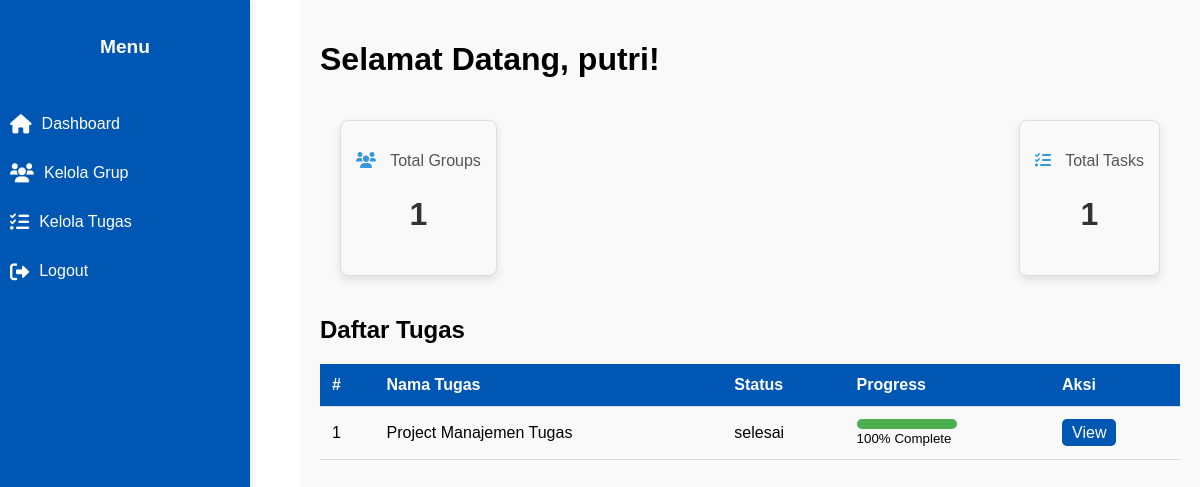
The page /index.php (signed in) on the database its author committed.
### tables this page shows
CREATE TABLE `tasks` (
  `task_id` int(11) NOT NULL,
  `group_id` int(11) NOT NULL,
  `nama` varchar(255) DEFAULT NULL,
  `mata_kuliah` int(11) DEFAULT NULL,
  `deskripsi` text DEFAULT NULL,
  `tanggal_jatuh_tempo` date DEFAULT NULL,
  `nilai` int(11) DEFAULT NULL,
  `komentar` text DEFAULT NULL,
  `status` enum('sedang proses','selesai','dimulai') DEFAULT 'dimulai',
  `file_path` varchar(255) DEFAULT NULL
);

### index.php (the view, shortened to what this page needs)
<?php
require 'db.php';
$stmt = $pdo->prepare("SELECT COUNT(*) AS total_groups FROM Groups g
                        INNER JOIN Group_Members gm ON g.group_id = gm.group_id
                        WHERE gm.user_id = ?");
$stmt->execute([$_SESSION['user_id']]);
$total_groups = $stmt->fetch(PDO::FETCH_ASSOC)['total_groups'];
$stmt = $pdo->prepare("SELECT COUNT(*) AS total_tasks FROM tasks t
                        INNER JOIN Groups g ON t.group_id = g.group_id
                        INNER JOIN Group_Members gm ON g.group_id = gm.group_id
                        WHERE gm.user_id = ?");
$stmt->execute([$_SESSION['user_id']]);
$total_tasks = $stmt->fetch(PDO::FETCH_ASSOC)['total_tasks'];
$stmt = $pdo->prepare("SELECT t.task_id, t.nama AS task_nama, t.deskripsi, t.tanggal_jatuh_tempo, t.status, g.nama AS group_nama
                       FROM tasks t
                       INNER JOIN Groups g ON t.group_id = g.group_id
                       INNER JOIN Group_Members gm ON g.group_id = gm.group_id
                       WHERE gm.user_id = ?");
$stmt->execute([$_SESSION['user_id']]);
$tasks = $stmt->fetchAll(PDO::FETCH_ASSOC);
for ($i = 0; $i < count($tasks); $i++) {
    $stmt = $pdo->prepare("SELECT COUNT(*) AS total_members,
                                     SUM(CASE WHEN gm.status = 'selesai' THEN 1 ELSE 0 END) AS completed_members
                          FROM Group_Members gm
                          WHERE gm.group_id = (SELECT group_id FROM Tasks WHERE task_id = ?)");
    $stmt->execute([$tasks[$i]['task_id']]);
    $member_data = $stmt->fetch(PDO::FETCH_ASSOC);
    if ($member_data['total_members'] > 0) {
        $progress = ($member_data['completed_members'] / $member_data['total_members']) * 100;
    } else {
        $progress = 0;
    }
    $tasks[$i]['progress'] = round($progress);
}
?>
<!DOCTYPE html>
<html lang="en">
    <head>
        <link rel="stylesheet" href="assets/styles.css">
        <link href="https://cdnjs.cloudflare.com/ajax/libs/font-awesome/6.0.0-beta3/css/all.min.css" rel="stylesheet">
    </head>
    <body>
        <div class="sidebar">
            <h2>Menu</h2>
            <ul>
                <li><a href="index.php"><i class="fas fa-home"></i><span>Dashboard</span></a></li>
                <li><a href="groups.php"><i class="fas fa-users"></i><span>Kelola Grup</span></a></li>
                <li><a href="tasks.php"><i class="fas fa-tasks"></i><span>Kelola Tugas</span></a></li>
                <li><a href="#" id="logoutBtn"><i class="fas fa-sign-out-alt"></i><span>Logout</span></a></li>
            </ul>
        </div>
        <div class="main-content">
            <h1>Selamat Datang, <?php echo htmlspecialchars($_SESSION['nama']); ?>!</h1>
            <div class="stats">
                <div class="stat-box">
                    <p><i class="fas fa-users"></i> Total Groups</p>
                    <h2><?php echo $total_groups; ?></h2>
                </div>
                <div class="stat-box">
                    <p><i class="fas fa-tasks"></i> Total Tasks</p>
                    <h2><?php echo $total_tasks; ?></h2>
                </div>
            </div>
            <h2>Daftar Tugas</h2>
            <table class="projects-table">
                <thead>
                    <tr>
                        <th>#</th>
                        <th>Nama Tugas</th>
                        <th>Status</th>
                        <th>Progress</th>
                        <th>Aksi</th>
                    </tr>
                </thead>
                <tbody>
                    <?php if (count($tasks) > 0): ?>
                        <?php foreach ($tasks as $index => $task): ?>
                            <tr>
                                <td><?php echo $index + 1; ?></td>
                                <td><?php echo htmlspecialchars($task['task_nama']); ?></td>
                                <td><?php echo htmlspecialchars($task['status']); ?></td>
                                <td>
                                    <div style="width: 100px; background: #f4f4f4; border-radius: 5px; overflow: hidden;">
                                        <div style="width: <?php echo $task['progress']; ?>%; background: #4caf50; height: 10px;"></div>
                                    </div>
                                    <small><?php echo $task['progress']; ?>% Complete</small>
                                </td>
                                <td>
                                    <a href="view_task.php?task_id=<?php echo $task['task_id']; ?>" class="btn primary">View</a>
                                </td>
                            </tr>
                        <?php endforeach; ?>
                    <?php else: ?>
                        <tr>
                            <td colspan="7">Belum ada tugas yang tersedia.</td>
                        </tr>
                    <?php endif; ?>
                </tbody>
            </table>
        </div>
    </body>
</html>

### assets/styles.css (style rules this page uses)
body { margin: 0; font-family: Arial, sans-serif; }
.sidebar { width: 250px; position: fixed; height: 100vh; top: 0; left: 0; background-color: #0056b3; color: white; display: flex; flex-direction: column; align-items: center; padding-top: 20px; box-shadow: 2px 0 5px rgba(0, 0, 0, 0.1); }
.sidebar h2 { font-size: 1.2rem; margin-bottom: 20px; text-align: center; }
.sidebar ul { list-style: none; padding: 0; width: 100%; }
.sidebar ul li { margin: 10px 0; text-align: center; }
.sidebar ul li a i { margin-right: 10px; font-size: 1.2rem; }
.sidebar ul li a { display: flex; align-items: center; padding: 10px; color: white; text-decoration: none; }
.main-content { margin-left: 300px; padding: 20px; background-color: #f9f9f9; min-height: 100vh; }
.stats { display: flex; justify-content: space-between; margin-top: 20px; gap: 20px; }
.stat-box p i { margin-right: 10px; color: #3498db; }
.stat-box { text-align: center; margin: 20px; padding: 15px; border: 1px solid #ddd; border-radius: 8px; background-color: #f9f9f9; box-shadow: 0 4px 8px rgba(0, 0, 0, 0.1); }
.stat-box h2 { font-size: 32px; color: #333; }
.stat-box p { font-size: 1rem; color: #555; }
.projects-table { width: 100%; border-collapse: collapse; margin: 20px 0; }
.projects-table th, .projects-table td { text-align: left; padding: 12px; border-bottom: 1px solid #ddd; }
.projects-table th { background-color: #0056b3; color: white; }
.btn { text-decoration: none; color: white; background-color: #0056b3; padding: 5px 10px; border-radius: 5px; }

### rows shown on the page
tasks: nama "Project Manajemen Tugas", status "selesai", progress "100"

### other values the page prints
$_SESSION['nama'] "putri"
$total_groups "1"
$total_tasks "1"
